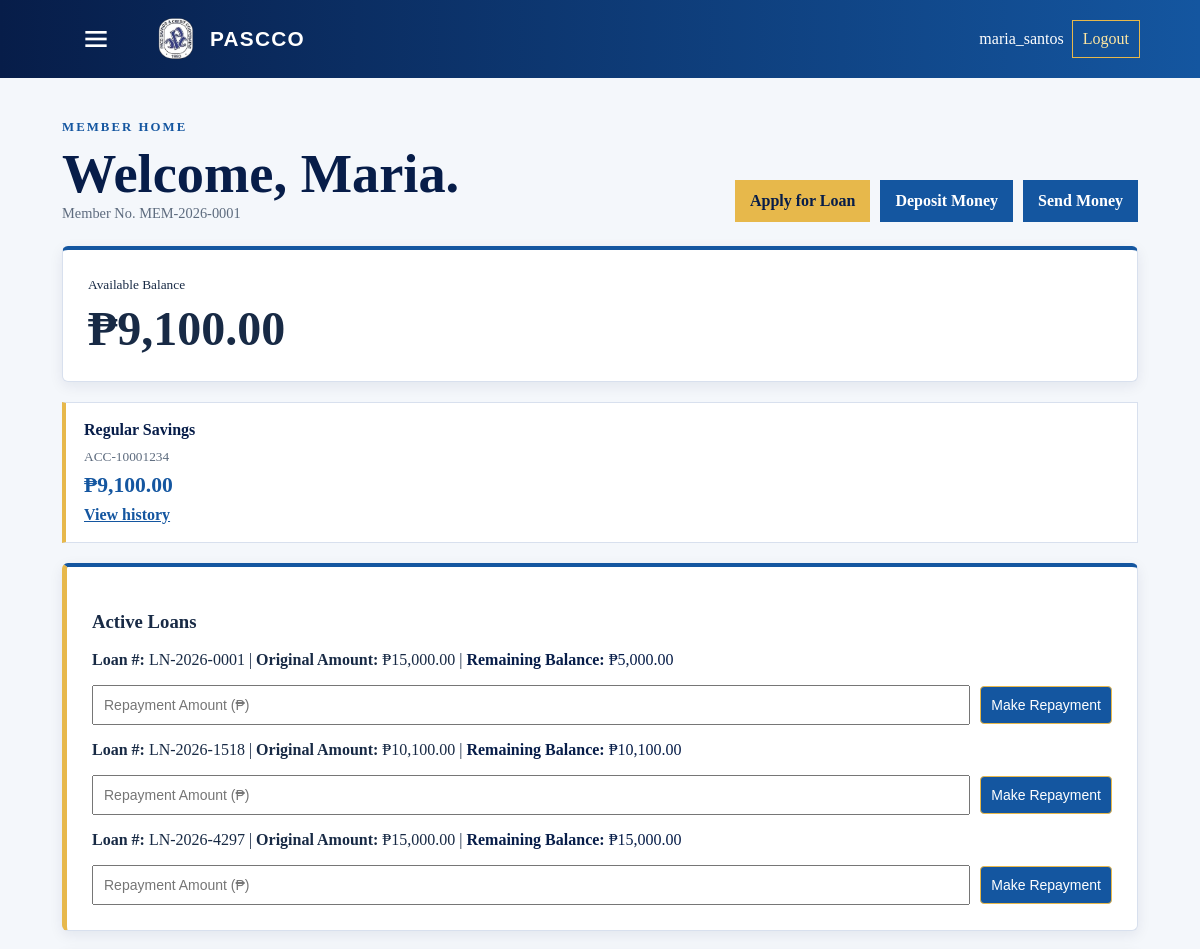
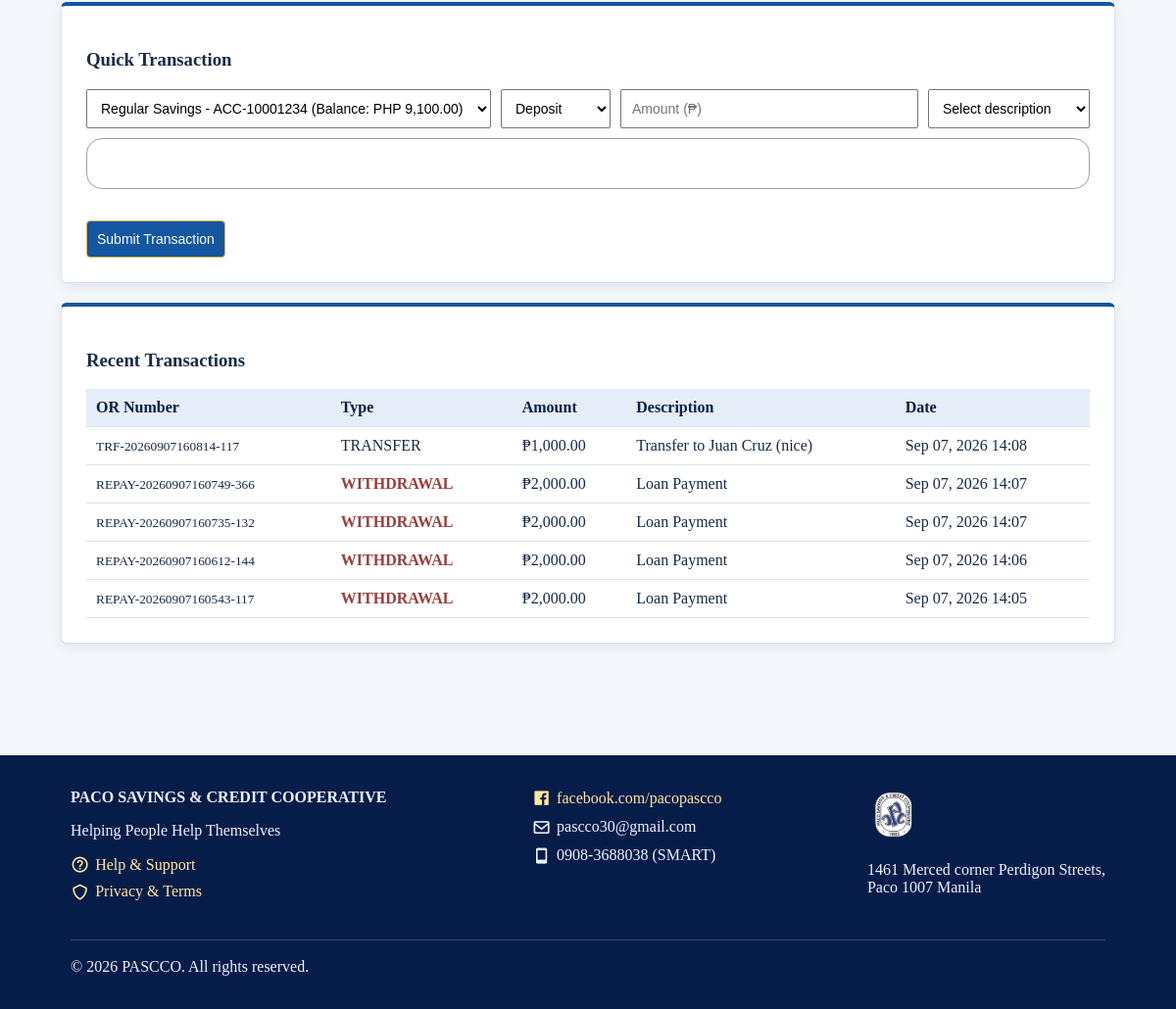
Page /paco_cooperative/dashboard.php (signed in) on the committed database (2 pictures, top to bottom).
### tables this page shows
CREATE TABLE `accounts` (
  `id` int(11) UNSIGNED NOT NULL,
  `member_id` int(11) UNSIGNED NOT NULL,
  `account_number` varchar(30) NOT NULL,
  `account_type` varchar(30) NOT NULL,
  `balance` decimal(15,2) NOT NULL,
  `status` enum('active','inactive') NOT NULL,
  `created_at` timestamp NOT NULL DEFAULT current_timestamp() ON UPDATE current_timestamp()
);

CREATE TABLE `members` (
  `id` int(11) UNSIGNED NOT NULL,
  `user_id` int(11) UNSIGNED NOT NULL,
  `member_number` varchar(20) NOT NULL,
  `first_name` varchar(50) NOT NULL,
  `last_name` varchar(50) NOT NULL,
  `email` varchar(100) NOT NULL,
  `phone` varchar(20) NOT NULL,
  `created_at` timestamp NOT NULL DEFAULT current_timestamp() ON UPDATE current_timestamp()
);

CREATE TABLE `loans` (
  `id` int(11) NOT NULL,
  `member_id` int(11) NOT NULL,
  `loan_number` varchar(30) NOT NULL,
  `loan_product` varchar(120) DEFAULT NULL,
  `loan_amount` decimal(15,2) NOT NULL,
  `remaining_balance` decimal(15,2) NOT NULL,
  `status` enum('pending','approved','rejected','paid') NOT NULL,
  `application_date` date NOT NULL,
  `loan_term` varchar(30) DEFAULT NULL,
  `loan_purpose` text DEFAULT NULL,
  `contact_number` varchar(30) DEFAULT NULL,
  `birth_date` date DEFAULT NULL,
  `civil_status` varchar(30) DEFAULT NULL,
  `address` varchar(255) DEFAULT NULL,
  `occupation` varchar(120) DEFAULT NULL,
  `employer` varchar(160) DEFAULT NULL,
  `monthly_income` decimal(15,2) DEFAULT NULL,
  `id_type` varchar(80) DEFAULT NULL,
  `id_number` varchar(80) DEFAULT NULL,
  `id_document_path` varchar(255) DEFAULT NULL,
  `proof_income_path` varchar(255) DEFAULT NULL,
  `identity_status` enum('pending','verified','rejected') NOT NULL DEFAULT 'pending',
  `identity_verified_by` int(10) UNSIGNED DEFAULT NULL,
  `identity_verified_at` datetime DEFAULT NULL,
  `identity_notes` varchar(500) DEFAULT NULL,
  `created_at` timestamp NOT NULL DEFAULT current_timestamp() ON UPDATE current_timestamp()
);

CREATE TABLE `transactions` (
  `id` int(11) NOT NULL,
  `account_id` int(11) NOT NULL,
  `transaction_type` enum('deposit','withdrawal','transfer') NOT NULL,
  `amount` decimal(15,2) NOT NULL,
  `recipient_account_id` int(10) UNSIGNED DEFAULT NULL,
  `description` varchar(255) NOT NULL,
  `status` enum('pending','completed','failed') NOT NULL,
  `reference_number` varchar(50) NOT NULL,
  `transaction_date` int(11) NOT NULL,
  `created_at` int(11) NOT NULL
);

### paco_cooperative/dashboard.php (the view, shortened to what this page needs)
<?php
require_once 'db.php';
require_once 'pascco_shell.php';
$user_id = $_SESSION['user_id'];
$account_stmt = $pdo->prepare("
    SELECT
        m.id AS member_id,
        m.first_name,
        m.last_name,
        m.member_number,
        a.id AS account_id,
        a.account_number,
        a.account_type,
        a.balance
    FROM members m
    JOIN accounts a ON m.id = a.member_id
    WHERE m.user_id = ? AND a.status = 'active'
    ORDER BY a.id
");
$account_stmt->execute([$user_id]);
$accounts = $account_stmt->fetchAll();
$selected_account_id = (int) ($_POST['account_id'] ?? $_GET['account_id'] ?? ($accounts[0]['account_id'] ?? 0));
$account = null;
foreach ($accounts as $available_account) {
    if ((int) $available_account['account_id'] === $selected_account_id) {
        $account = $available_account;
        break;
    }
}
$active_loans = [];
if ($account) {
    $loan_stmt = $pdo->prepare("SELECT * FROM loans WHERE member_id = ? AND status = 'approved' AND remaining_balance > 0");
    $loan_stmt->execute([$account['member_id']]);
    $active_loans = $loan_stmt->fetchAll();
}
$transactions = [];
if ($account) {
    $tx_stmt = $pdo->prepare("
        SELECT transaction_type, amount, description, reference_number, created_at
        FROM transactions
        WHERE account_id = ?
        ORDER BY id DESC LIMIT 5
    ");
    $tx_stmt->execute([$account['account_id']]);
    $transactions = $tx_stmt->fetchAll();
}
?>
<!DOCTYPE html>
<html lang="en">
<head>
    <?php pascco_global_styles(); ?>
</head>
<body>
<?php pascco_member_header('Member Home'); ?>
<div class="container">
    <?php if ($account): ?>
        <section class="welcome">
            <div><div class="eyebrow">Member home</div><h1>Welcome, <?php echo htmlspecialchars($account['first_name']); ?>.</h1><div class="member-number">Member No. <?php echo htmlspecialchars($account['member_number']); ?></div></div>
            <div class="quick-actions"><a href="apply_loan.php">Apply for Loan</a><a class="secondary" href="deposit.php">Deposit Money</a><a class="secondary" href="transfer.php">Send Money</a></div>
        </section>
    <?php endif; ?>
    <?php if ($account): ?>
        <div class="card balance-box">
            <small>Available Balance</small>
            <h2>₱<?php echo number_format($account['balance'], 2); ?></h2>
        </div>
        <section class="account-overview" aria-label="All savings account balances">
            <?php foreach ($accounts as $available_account): ?>
                <article class="account-summary">
                    <h3><?php echo htmlspecialchars($available_account['account_type'], ENT_QUOTES, 'UTF-8'); ?></h3>
                    <small><?php echo htmlspecialchars($available_account['account_number'], ENT_QUOTES, 'UTF-8'); ?></small>
                    <strong>₱<?php echo number_format($available_account['balance'], 2); ?></strong>
                    <a href="member_savings.php?account_id=<?php echo (int) $available_account['account_id']; ?>">View history</a>
                </article>
            <?php endforeach; ?>
        </section>
        <?php if (count($active_loans) > 0): ?>
            <div class="card" style="border-left: 5px solid #e7b84b;">
                <h3>Active Loans</h3>
                <?php foreach ($active_loans as $ln): ?>
                    <p><strong>Loan #:</strong> <?php echo htmlspecialchars($ln['loan_number']); ?> |
                       <strong>Original Amount:</strong> ₱<?php echo number_format($ln['loan_amount'], 2); ?> |
                       <span style="color: #071d49;"><strong>Remaining Balance:</strong> ₱<?php echo number_format($ln['remaining_balance'], 2); ?></span>
                    </p>
                    <form method="POST" action="dashboard.php" class="form-grid">
                        <input type="number" step="0.01" name="repay_amount" placeholder="Repayment Amount (₱)" required>
                        <button type="submit" style="background: #1456a0; border: 1px solid #e7b84b;">Make Repayment</button>
                    </form>
                <?php endforeach; ?>
            </div>
        <?php endif; ?>
        <div class="card">
            <h3>Quick Transaction</h3>
            <form method="POST" action="dashboard.php" class="form-grid">
                <select name="account_id" required aria-label="Savings account">
                    <?php foreach ($accounts as $available_account): ?>
                        <option value="<?php echo (int) $available_account['account_id']; ?>" <?php echo (int) $available_account['account_id'] === $selected_account_id ? 'selected' : ''; ?>>
                            <?php echo htmlspecialchars($available_account['account_type'] . ' - ' . $available_account['account_number'] . ' (Balance: PHP ' . number_format($available_account['balance'], 2) . ')', ENT_QUOTES, 'UTF-8'); ?>
                        </option>
                    <?php endforeach; ?>
                </select>
                <select name="transaction_type" required>
                    <option value="deposit">Deposit</option>
                </select>
                <input type="number" step="0.01" name="amount" placeholder="Amount (₱)" required>
                <select name="description" required aria-label="Transaction description">
                    <option value="">Select description</option>
                </select>
                <input type="text" name="custom_description" placeholder="If Other, enter description">
                <button type="submit">Submit Transaction</button>
            </form>
        </div>
        <div class="card">
            <h3>Recent Transactions</h3>
            <?php if (count($transactions) > 0): ?>
                <table>
                    <thead>
                        <tr>
                            <th>OR Number</th>
                            <th>Type</th>
                            <th>Amount</th>
                            <th>Description</th>
                            <th>Date</th>
                        </tr>
                    </thead>
                    <tbody>
                        <?php foreach ($transactions as $tx): ?>
                            <tr>
                                <td><small><?php echo htmlspecialchars($tx['reference_number']); ?></small></td>
                                <td class="badge-<?php echo $tx['transaction_type']; ?>">
                                    <?php echo strtoupper($tx['transaction_type']); ?>
                                </td>
                                <td>₱<?php echo number_format($tx['amount'], 2); ?></td>
                                <td><?php echo htmlspecialchars($tx['description']); ?></td>
                                <td><?php echo date('M d, Y H:i', $tx['created_at']); ?></td>
                            </tr>
                        <?php endforeach; ?>
                    </tbody>
                </table>
            <?php else: ?>
                <p>No transactions found.</p>
            <?php endif; ?>
        </div>
    <?php endif; ?>
</div>
<?php pascco_global_footer(); ?>
</body>
</html>

### paco_cooperative/pascco_shell.php (shortened to what this page needs)
<?php
function pascco_member_header(string $title): void
{
    ?>
    <header class="pascco-global-header">
        <a class="pascco-global-brand" href="dashboard.php"><img src="LOGO.png" alt="PASCCO logo"><strong>PASCCO</strong></a>
        <div class="pascco-global-account"><span class="pascco-account-name"><?php echo htmlspecialchars($_SESSION['username'] ?? 'Member', ENT_QUOTES, 'UTF-8'); ?></span><a href="logout.php">Logout</a></div>
    </header>
    <?php
}
    ?>
    <?php
function pascco_global_styles(): void
{
    ?>
    <link href="https://unpkg.com/boxicons@2.1.4/css/boxicons.min.css" rel="stylesheet">
    <?php
}
function pascco_global_footer(): void
{
    ?>
    <footer class="pascco-global-footer">
        <div>
            <strong>PACO SAVINGS &amp; CREDIT COOPERATIVE</strong>
            <p>Helping People Help Themselves</p>
            <div style="display: flex; flex-direction: column; gap: 8px; margin-top: 12px;">
                <a href="support.php" style="display: flex; align-items: center; gap: 6px;">
                    <i class='bx bx-help-circle' style="font-size: 1.2em;"></i> Help &amp; Support
                </a>
                <a href="privacy.php" style="display: flex; align-items: center; gap: 6px;">
                    <i class='bx bx-shield' style="font-size: 1.2em;"></i> Privacy &amp; Terms
                </a>
            </div>
        </div>
        <div style="display: flex; flex-direction: column; gap: 10px; text-align: left;">
            <a href="https://www.facebook.com/pacopascco" style="display: flex; align-items: center; gap: 6px;">
                <i class='bx bxl-facebook-square' style="font-size: 1.2em;"></i> facebook.com/pacopascco
            </a>
            <span style="color: #edf3ff; display: flex; align-items: center; gap: 6px;">
                <i class='bx bx-envelope' style="font-size: 1.2em;"></i> pascco30@gmail.com
            </span>
            <span style="color: #edf3ff; display: flex; align-items: center; gap: 6px;">
                <i class='bx bx-mobile' style="font-size: 1.2em;"></i> 0908-3688038 (SMART)
            </span>
        </div>
        <div>
            <img src="LOGO.png" alt="PASCCO logo">
            <p>1461 Merced corner Perdigon Streets,<br>Paco 1007 Manila</p>
        </div>
        <div class="pascco-global-copyright">&copy; <?php echo date('Y'); ?> PASCCO. All rights reserved.</div>
    </footer>
    <?php
}

### paco_cooperative/pascco_shell.php (style rules this page uses)
html, body { overflow-x: hidden; }
.pascco-global-header { align-items: center; background: linear-gradient(90deg, #071d49, #1456a0); color: white; display: flex; gap: 20px; min-height: 78px; padding: 12px clamp(18px, 5vw, 72px); position: relative; }
.pascco-global-brand { align-items: center; color: white; display: flex; gap: 10px; margin-right: auto; text-decoration: none; }
.pascco-global-brand img { height: 48px; object-fit: contain; width: 48px; }
.pascco-global-brand strong { font-family: Impact, 'Arial Black', sans-serif; font-size: 1.3rem; letter-spacing: .06em; }
.pascco-global-nav a, .pascco-global-account a { border-bottom: 2px solid transparent; color: white; padding: 9px 10px; text-decoration: none; white-space: nowrap; }
.pascco-global-account { align-items: center; display: flex; gap: 8px; margin-left: auto; white-space: nowrap; }
.pascco-account-name { max-width: 150px; overflow: hidden; text-overflow: ellipsis; }
.pascco-global-account a { border: 1px solid #e7b84b; color: #ffe7a1; }
.pascco-global-footer { background: #071d49; color: #edf3ff; display: flex; flex-wrap: wrap; gap: 28px; justify-content: space-between; margin-top: 24px; padding: 34px clamp(22px, 6vw, 80px); }
.pascco-global-footer a { color: #ffe7a1; text-decoration: none; }
.pascco-global-footer img { height: 54px; width: 54px; object-fit: contain; }
.pascco-global-copyright { border-top: 1px solid rgba(255,255,255,.2); flex-basis: 100%; padding-top: 18px; }

### paco_cooperative/dashboard.php (style rules this page uses)
:root { --deep-blue: #071d49; --blue: #1456a0; --gold: #e7b84b; --cream: #f4f7fb; --ink: #182a45; --line: #d8e0ee; }
* { box-sizing: border-box; }
body { font-family: Georgia, 'Times New Roman', serif; margin: 0; background: var(--cream); color: var(--ink); }
.container { margin: 0 auto; max-width: 1120px; padding: 42px 22px 70px; }
.welcome { align-items: end; display: flex; justify-content: space-between; margin-bottom: 24px; }
.eyebrow { color: var(--blue); font-size: .8rem; font-weight: bold; letter-spacing: .16em; text-transform: uppercase; }
.welcome h1 { color: var(--deep-blue); font-size: clamp(2rem, 5vw, 3.4rem); margin: 8px 0 0; }
.member-number { color: #5d6b7e; font-size: .9rem; }
.quick-actions { display: flex; flex-wrap: wrap; gap: 10px; }
.quick-actions a { background: var(--gold); color: var(--deep-blue); font-weight: bold; padding: 12px 15px; text-decoration: none; }
.quick-actions a.secondary { background: var(--blue); color: white; }
.card { background: white; border: 1px solid var(--line); border-top: 4px solid var(--blue); padding: 25px; border-radius: 6px; box-shadow: 0 4px 14px rgba(7,29,73,.08); margin-bottom: 20px; }
.balance-box h2 { margin: 8px 0 0; font-size: clamp(2rem, 5vw, 3rem); }
.account-overview { display: grid; gap: 14px; grid-template-columns: repeat(auto-fit, minmax(210px, 1fr)); margin-bottom: 20px; }
.account-summary { background: white; border: 1px solid var(--line); border-left: 4px solid var(--gold); padding: 18px; }
.account-summary h3 { color: var(--deep-blue); font-size: 1rem; margin: 0 0 8px; }
.account-summary strong { color: var(--blue); display: block; font-size: 1.35rem; margin: 8px 0; }
.account-summary small { color: #5d6b7e; }
.account-summary a { color: var(--blue); font-weight: bold; }
.form-grid { display: flex; gap: 10px; align-items: center; flex-wrap: wrap; }
.form-grid input, .form-grid select, .form-grid button { padding: 10px; font-size: 14px; }
.form-grid input { flex: 1; }
.form-grid button { background: #1456a0; color: white; border: 1px solid #e7b84b; border-radius: 4px; cursor: pointer; }
table { width: 100%; border-collapse: collapse; margin-top: 10px; }
th, td { padding: 10px; text-align: left; border-bottom: 1px solid var(--line); }
th { background: #e6edf8; color: #071d49; }
.badge-withdrawal { color: #9b3d3d; font-weight: bold; }

### rows in the picture
accounts: member.first_name "Maria", member.member_number "MEM-2026-0001", balance "9,100.00", account_type "Regular Savings", account_number "ACC-10001234"
loans: loan_number "LN-2026-0001", loan_amount "15,000.00", remaining_balance "5,000.00"
loans: loan_number "LN-2026-1518", loan_amount "10,100.00", remaining_balance "10,100.00"
loans: loan_number "LN-2026-4297", loan_amount "15,000.00", remaining_balance "15,000.00"
transactions: reference_number "TRF-20260907160814-117", transaction_type "TRANSFER", amount "1,000.00", description "Transfer to Juan Cruz (nice)", created_at "Sep 07, 2026 14:08"
transactions: reference_number "REPAY-20260907160749-366", transaction_type "WITHDRAWAL", amount "2,000.00", description "Loan Payment", created_at "Sep 07, 2026 14:07"
transactions: reference_number "REPAY-20260907160735-132", transaction_type "WITHDRAWAL", amount "2,000.00", description "Loan Payment", created_at "Sep 07, 2026 14:07"
transactions: reference_number "REPAY-20260907160612-144", transaction_type "WITHDRAWAL", amount "2,000.00", description "Loan Payment", created_at "Sep 07, 2026 14:06"
transactions: reference_number "REPAY-20260907160543-117", transaction_type "WITHDRAWAL", amount "2,000.00", description "Loan Payment", created_at "Sep 07, 2026 14:05"

### other values in the picture
$_SESSION['username'] "maria_santos"
form field account_id "Regular Savings - ACC-10001234 (Balance: PHP 9,100.00)"
